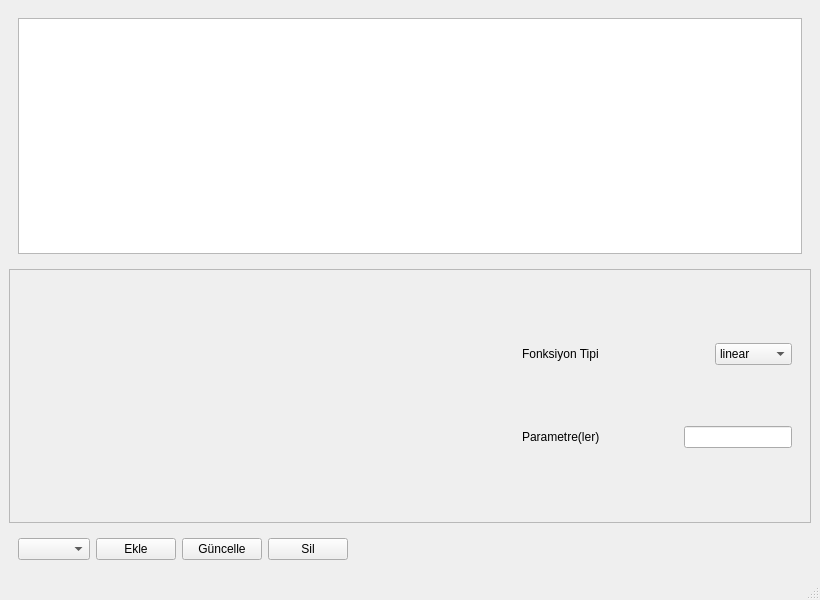
<?xml version="1.0" encoding="UTF-8"?>
<ui version="4.0">
 <class>MainWindow</class>
 <widget class="QMainWindow" name="MainWindow">
  <property name="geometry">
   <rect>
    <x>0</x>
    <y>0</y>
    <width>820</width>
    <height>600</height>
   </rect>
  </property>
  <property name="windowTitle">
   <string>MainWindow</string>
  </property>
  <widget class="QWidget" name="centralwidget">
   <layout class="QVBoxLayout" name="verticalLayout_2">
    <item>
     <layout class="QVBoxLayout" name="verticalLayout">
      <item>
       <widget class="QFrame" name="rule_frame">
        <layout class="QVBoxLayout" name="rule_layout">
         <item>
          <widget class="QListWidget" name="rule_list"/>
         </item>
        </layout>
       </widget>
      </item>
      <item>
       <widget class="QFrame" name="mf_func_list_frame">
        <property name="sizePolicy">
         <sizepolicy hsizetype="Preferred" vsizetype="MinimumExpanding">
          <horstretch>0</horstretch>
          <verstretch>0</verstretch>
         </sizepolicy>
        </property>
        <property name="frameShape">
         <enum>QFrame::StyledPanel</enum>
        </property>
        <layout class="QHBoxLayout" name="mf_func_list_layout">
         <item>
          <widget class="QFrame" name="input_mf_frame">
           <property name="sizePolicy">
            <sizepolicy hsizetype="Preferred" vsizetype="Preferred">
             <horstretch>0</horstretch>
             <verstretch>0</verstretch>
            </sizepolicy>
           </property>
           <layout class="QHBoxLayout" name="input_mf_frame_layout"/>
          </widget>
         </item>
         <item>
          <spacer name="horizontalSpacer">
           <property name="orientation">
            <enum>Qt::Horizontal</enum>
           </property>
           <property name="sizeType">
            <enum>QSizePolicy::Minimum</enum>
           </property>
           <property name="sizeHint" stdset="0">
            <size>
             <width>200</width>
             <height>20</height>
            </size>
           </property>
          </spacer>
         </item>
         <item>
          <widget class="QFrame" name="output_mf_frame">
           <property name="sizePolicy">
            <sizepolicy hsizetype="Preferred" vsizetype="Preferred">
             <horstretch>0</horstretch>
             <verstretch>0</verstretch>
            </sizepolicy>
           </property>
           <layout class="QHBoxLayout" name="output_mf_frame_layout">
            <item>
             <layout class="QGridLayout" name="gridLayout">
              <item row="0" column="0">
               <widget class="QLabel" name="label">
                <property name="text">
                 <string>Fonksiyon Tipi</string>
                </property>
               </widget>
              </item>
              <item row="0" column="1" alignment="Qt::AlignRight">
               <widget class="QComboBox" name="function_type">
                <property name="sizePolicy">
                 <sizepolicy hsizetype="Fixed" vsizetype="Fixed">
                  <horstretch>0</horstretch>
                  <verstretch>0</verstretch>
                 </sizepolicy>
                </property>
                <item>
                 <property name="text">
                  <string>linear</string>
                 </property>
                </item>
                <item>
                 <property name="text">
                  <string>constant</string>
                 </property>
                </item>
               </widget>
              </item>
              <item row="1" column="0">
               <widget class="QLabel" name="label_2">
                <property name="text">
                 <string>Parametre(ler)</string>
                </property>
               </widget>
              </item>
              <item row="1" column="1">
               <widget class="QLineEdit" name="param_line">
                <property name="sizePolicy">
                 <sizepolicy hsizetype="Fixed" vsizetype="Fixed">
                  <horstretch>0</horstretch>
                  <verstretch>0</verstretch>
                 </sizepolicy>
                </property>
               </widget>
              </item>
             </layout>
            </item>
           </layout>
          </widget>
         </item>
        </layout>
       </widget>
      </item>
      <item>
       <widget class="QFrame" name="horizontalFrame">
        <layout class="QHBoxLayout" name="horizontalLayout_2">
         <item>
          <widget class="QComboBox" name="operator_box">
           <property name="sizePolicy">
            <sizepolicy hsizetype="Fixed" vsizetype="Fixed">
             <horstretch>0</horstretch>
             <verstretch>0</verstretch>
            </sizepolicy>
           </property>
          </widget>
         </item>
         <item>
          <widget class="QPushButton" name="add_rule_button">
           <property name="sizePolicy">
            <sizepolicy hsizetype="Fixed" vsizetype="Fixed">
             <horstretch>0</horstretch>
             <verstretch>0</verstretch>
            </sizepolicy>
           </property>
           <property name="text">
            <string>Ekle</string>
           </property>
          </widget>
         </item>
         <item>
          <widget class="QPushButton" name="update_button">
           <property name="sizePolicy">
            <sizepolicy hsizetype="Fixed" vsizetype="Fixed">
             <horstretch>0</horstretch>
             <verstretch>0</verstretch>
            </sizepolicy>
           </property>
           <property name="text">
            <string>Güncelle</string>
           </property>
          </widget>
         </item>
         <item>
          <widget class="QPushButton" name="delete_button">
           <property name="text">
            <string>Sil</string>
           </property>
          </widget>
         </item>
         <item>
          <spacer name="horizontalSpacer_2">
           <property name="orientation">
            <enum>Qt::Horizontal</enum>
           </property>
           <property name="sizeHint" stdset="0">
            <size>
             <width>40</width>
             <height>20</height>
            </size>
           </property>
          </spacer>
         </item>
        </layout>
       </widget>
      </item>
     </layout>
    </item>
   </layout>
  </widget>
  <widget class="QMenuBar" name="menubar">
   <property name="geometry">
    <rect>
     <x>0</x>
     <y>0</y>
     <width>820</width>
     <height>21</height>
    </rect>
   </property>
  </widget>
  <widget class="QStatusBar" name="statusbar"/>
 </widget>
 <resources/>
 <connections/>
</ui>
